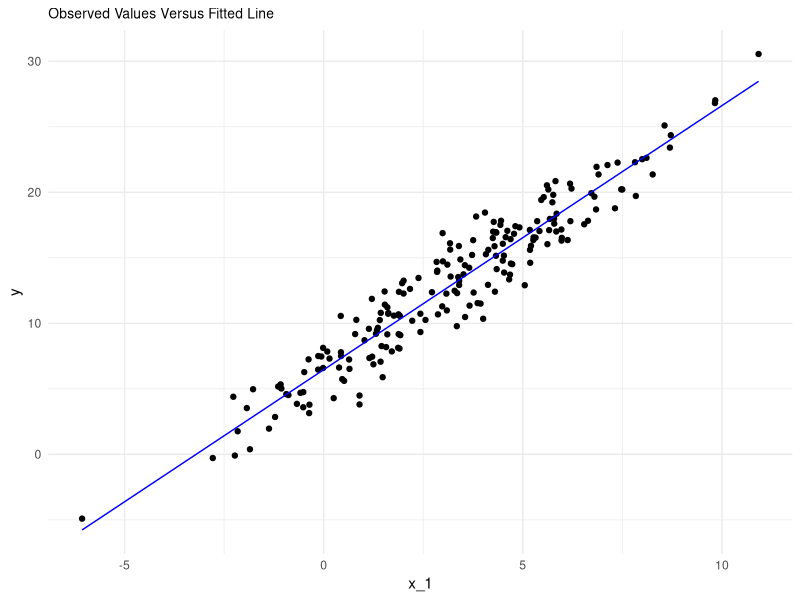

Write R code to recreate this figure.
BackSolving <- function(B, b){ # Inputs: pxp matrix B and p-length vector b
  p <- length(b) # Number of unknown parameters
  if(p==1){
    x <- b/B # If there is just one equation, the answer is trivial
    x
  }
  else{
    x <- rep(NA, p) # Create a p-length vector x
    i <- p # Start from the last element of x
    while(length(b)>=1){ # The loop will hold until b has been 
                         # reduced to a scalar
      x[i] <- b[i]/as.matrix(B)[i,i] # as.matrix is needed since, 
                                     # when B is reduced to a 1x1 matrix,
                                     # R automatically transforms it into
                                     # a scalar, in which case indicating
                                     # two dimensions does not work
      if(length(b)>1){ # b and B will keep being reduced until
                       # they both include just one value
        b <- b[1:(i-1)]-B[1:(i-1),i]*x[i]
        B <- B[1:(i-1),1:(i-1)]
        i <- i-1 # Move into the previous element of x 
      }
      else{break} # Breaking the loop is needed at the end of the process
    }
    x
  }
}

GramSchmidt <- function(A){ # Input: nxp matrix A
  U <- A # This new matrix will be transformed along the function
         # and used to store the vectors u presented in the README 
         # file and used throughout the algorithm
  n <- dim(A)[1] # Number of rows of A
  p <- dim(A)[2] # Number of columns of A
  Q <- matrix(NA, n, p) # Create NA matrix Q
  R <- matrix(0, p, p) # Create zero matrix R
  for(k in 1:p){ # This loop covers every column of Q and R sequentially
    Q[,k] <- U[,k]/sqrt(sum((U[,k])^2)) # n-length vector for column k in Q
    R[k,k] <- sum(A[,k]*Q[,k]) # kth element of R's leading diagonal
    if(k<p){ # If the number of the column is different from p, the right-hand
             # side elements of the diagonal must be filled for R
      for(i in (k+1):p){ # Loop over every element at the right hand
                         # of the diagonal
        R[k,i] <- sum(A[,i]*Q[,k])
      }
      U[,k+1] <- A[,k+1]-(sum(A[,k+1]*Q[,1]))*Q[,1] 
      if((k+1)>2){
        for(h in 2:k){
          U[,k+1] <- U[,k+1]-(sum(A[,k+1]*Q[,h]))*Q[,h]
        }
      } # Lines 46-51 build the u vector needed in the next iteration
    }
  }
  list(A = A, Q = Q, R = R, QR = Q%*%R) # This list displays the matrix A, Q, R,
                                        # and the product of the last two
}

OLSByQRDec <- function(X,y){ # Inputs: nxp matrix X and n-length vector y
  R <- GramSchmidt(X)$R # Invoke R matrix for X using 'GramSchmidt' function
  Qtrans <- t(GramSchmidt(X)$Q) # Invoke Q matrix for X and transpose it
  Qtransy <- Qtrans%*%y # Matrix-multiply transposed-Q and y
  BackSolving(R,Qtransy) # Use back substitution to get the coefficient values
}


## Example ##

#install.packages("tidyverse") # Install the 'tidyverse' package collection
                               # in case you have not done so before

library(tidyverse) # Load 'tidyverse' 

#set.seed(45) # This randomization seed leads to the same
              # output than the one observed in the README file

data.frame(x_1 = rnorm(200,3,3), 
           x_2 = rnorm(200,3,3)) %>% 
  mutate(y = 5 + 2*x_1 + 0.5*x_2 + rnorm(length(x_1),0,1)) -> data 
# Create a simulated dataset in which y is a linear combination of the 
# randomly-selected independent variables plus a ~N(0,1) error term

X <- matrix(c(rep(1,dim(data)[1]), data$x_1, data$x_2),
            dim(data)[1],
            dim(data)[2]) # Create a matrix in which each column vector 
                          # corresponds with each of the explanatory variables
                          # plus a vector of 1s (notice y has an intercept)

y <- data$y # Vector containing the values for the dependent variable

OLSByQRDec(X,y) # After applying 'OLSByQRDec' on both matrices,
                # observe the result is almost identical to the
                # data generating process

# Save the coefficient values to plot the estimated equation in the next step
beta_0 <- OLSByQRDec(X,y)[1]
beta_1 <- OLSByQRDec(X,y)[2]
beta_2 <- OLSByQRDec(X,y)[3]

ggplot() +
  geom_point(data = data,
             mapping = aes(y = y, x = x_1)) + # Scatter plot for the
                                              # observed values
  geom_function(fun = function(x_1) beta_0 + beta_1*x_1 + beta_2*mean(data$x_2),
                color = 'blue') + # Estimated line. The value for x_2 is fixed
                                  # to its mean for every x_1 since x_1 and x_2
                                  # are uncorrelated by construction
  theme_minimal() +
  labs(title = "Observed Values Versus Fitted Line") +
  theme(plot.title = element_text(size = 10))
